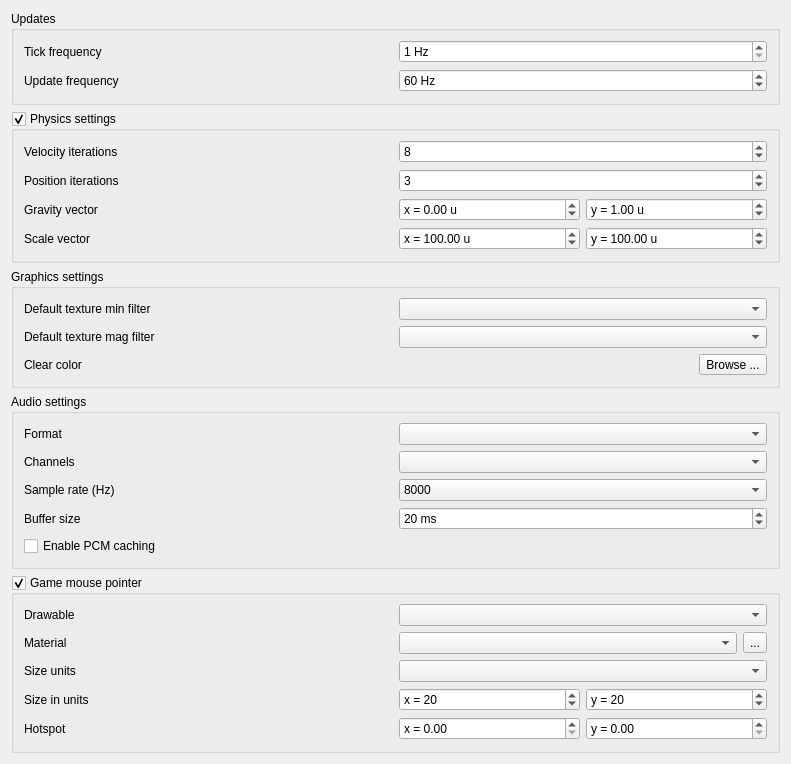
         <widget class="QWidget" name="scrollAreaWidgetContents">
          <property name="geometry">
           <rect>
            <x>0</x>
            <y>0</y>
            <width>791</width>
            <height>685</height>
           </rect>
          </property>
          <layout class="QVBoxLayout" name="verticalLayout_8">
           <item>
            <widget class="QGroupBox" name="groupBox_7">
             <property name="title">
              <string>Updates</string>
             </property>
             <property name="flat">
              <bool>true</bool>
             </property>
             <layout class="QGridLayout" name="gridLayout_9">
              <property name="leftMargin">
               <number>10</number>
              </property>
              <property name="rightMargin">
               <number>10</number>
              </property>
              <property name="bottomMargin">
               <number>10</number>
              </property>
              <item row="1" column="0">
               <widget class="QLabel" name="label_13">
                <property name="text">
                 <string>Update frequency</string>
                </property>
               </widget>
              </item>
              <item row="0" column="0">
               <widget class="QLabel" name="label_14">
                <property name="text">
                 <string>Tick frequency</string>
                </property>
               </widget>
              </item>
              <item row="0" column="1">
               <widget class="QSpinBox" name="ticksPerSecond">
                <property name="sizePolicy">
                 <sizepolicy hsizetype="Preferred" vsizetype="Fixed">
                  <horstretch>0</horstretch>
                  <verstretch>0</verstretch>
                 </sizepolicy>
                </property>
                <property name="suffix">
                 <string> Hz</string>
                </property>
                <property name="minimum">
                 <number>1</number>
                </property>
               </widget>
              </item>
              <item row="1" column="1">
               <widget class="QSpinBox" name="updatesPerSecond">
                <property name="sizePolicy">
                 <sizepolicy hsizetype="Preferred" vsizetype="Fixed">
                  <horstretch>0</horstretch>
                  <verstretch>0</verstretch>
                 </sizepolicy>
                </property>
                <property name="suffix">
                 <string> Hz</string>
                </property>
                <property name="minimum">
                 <number>1</number>
                </property>
                <property name="maximum">
                 <number>100</number>
                </property>
                <property name="value">
                 <number>60</number>
                </property>
               </widget>
              </item>
             </layout>
            </widget>
           </item>
           <item>
            <widget class="QGroupBox" name="grpPhysics">
             <property name="title">
              <string>Physics settings</string>
             </property>
             <property name="flat">
              <bool>true</bool>
             </property>
             <property name="checkable">
              <bool>true</bool>
             </property>
             <layout class="QGridLayout" name="gridLayout_4">
              <property name="leftMargin">
               <number>10</number>
              </property>
              <property name="rightMargin">
               <number>10</number>
              </property>
              <property name="bottomMargin">
               <number>10</number>
              </property>
              <item row="0" column="0">
               <widget class="QLabel" name="label_16">
                <property name="text">
                 <string>Velocity iterations</string>
                </property>
               </widget>
              </item>
              <item row="0" column="1">
               <widget class="QSpinBox" name="numVeloIterations">
                <property name="sizePolicy">
                 <sizepolicy hsizetype="Preferred" vsizetype="Fixed">
                  <horstretch>0</horstretch>
                  <verstretch>0</verstretch>
                 </sizepolicy>
                </property>
                <property name="whatsThis">
                 <string>Higher number of velocity/position iterations improve the accuracy of the physics simulation but at increased computational cost.</string>
                </property>
                <property name="minimum">
                 <number>1</number>
                </property>
                <property name="value">
                 <number>8</number>
                </property>
               </widget>
              </item>
              <item row="1" column="0">
               <widget class="QLabel" name="label_17">
                <property name="text">
                 <string>Position iterations</string>
                </property>
               </widget>
              </item>
              <item row="2" column="1">
               <layout class="QHBoxLayout" name="horizontalLayout_8">
                <item>
                 <widget class="QDoubleSpinBox" name="gravityX">
                  <property name="sizePolicy">
                   <sizepolicy hsizetype="Preferred" vsizetype="Fixed">
                    <horstretch>0</horstretch>
                    <verstretch>0</verstretch>
                   </sizepolicy>
                  </property>
                  <property name="prefix">
                   <string>x = </string>
                  </property>
                  <property name="suffix">
                   <string> u</string>
                  </property>
                  <property name="minimum">
                   <double>-100.000000000000000</double>
                  </property>
                  <property name="maximum">
                   <double>100.000000000000000</double>
                  </property>
                  <property name="singleStep">
                   <double>0.100000000000000</double>
                  </property>
                  <property name="stepType">
                   <enum>QAbstractSpinBox::AdaptiveDecimalStepType</enum>
                  </property>
                  <property name="value">
                   <double>0.000000000000000</double>
                  </property>
                 </widget>
                </item>
                <item>
                 <widget class="QDoubleSpinBox" name="gravityY">
                  <property name="sizePolicy">
                   <sizepolicy hsizetype="Preferred" vsizetype="Fixed">
                    <horstretch>0</horstretch>
                    <verstretch>0</verstretch>
                   </sizepolicy>
                  </property>
                  <property name="prefix">
                   <string>y = </string>
                  </property>
                  <property name="suffix">
                   <string> u</string>
                  </property>
                  <property name="minimum">
                   <double>-100.000000000000000</double>
                  </property>
                  <property name="maximum">
                   <double>100.000000000000000</double>
                  </property>
                  <property name="singleStep">
                   <double>0.100000000000000</double>
                  </property>
                  <property name="stepType">
                   <enum>QAbstractSpinBox::AdaptiveDecimalStepType</enum>
                  </property>
                  <property name="value">
                   <double>1.000000000000000</double>
                  </property>
                 </widget>
                </item>
               </layout>
              </item>
              <item row="2" column="0">
               <widget class="QLabel" name="label_18">
                <property name="text">
                 <string>Gravity vector</string>
                </property>
               </widget>
              </item>
              <item row="3" column="0">
               <widget class="QLabel" name="label_19">
                <property name="text">
                 <string>Scale vector</string>
                </property>
               </widget>
              </item>
              <item row="1" column="1">
               <widget class="QSpinBox" name="numPosIterations">
                <property name="sizePolicy">
                 <sizepolicy hsizetype="Preferred" vsizetype="Fixed">
                  <horstretch>0</horstretch>
                  <verstretch>0</verstretch>
                 </sizepolicy>
                </property>
                <property name="whatsThis">
                 <string>Higher number of velocity/position iterations improve the accuracy of the physics simulation but at increased computational cost.</string>
                </property>
                <property name="minimum">
                 <number>1</number>
                </property>
                <property name="value">
                 <number>3</number>
                </property>
               </widget>
              </item>
              <item row="3" column="1">
               <layout class="QHBoxLayout" name="horizontalLayout_9">
                <item>
                 <widget class="QDoubleSpinBox" name="scaleX">
                  <property name="sizePolicy">
                   <sizepolicy hsizetype="Preferred" vsizetype="Fixed">
                    <horstretch>0</horstretch>
                    <verstretch>0</verstretch>
                   </sizepolicy>
                  </property>
                  <property name="whatsThis">
                   <string>Scale is used to transform units from game world units into physics world units and vice versa. It expresses the number of game units to a physics unit. I.e. 100 game units equals 1 physics unit. (I.e. 1 meter) Box2D works well with physics units from approx 0.1m to 50m.

</string>
                  </property>
                  <property name="prefix">
                   <string>x = </string>
                  </property>
                  <property name="suffix">
                   <string> u</string>
                  </property>
                  <property name="minimum">
                   <double>-1000.000000000000000</double>
                  </property>
                  <property name="maximum">
                   <double>1000.000000000000000</double>
                  </property>
                  <property name="singleStep">
                   <double>0.100000000000000</double>
                  </property>
                  <property name="stepType">
                   <enum>QAbstractSpinBox::AdaptiveDecimalStepType</enum>
                  </property>
                  <property name="value">
                   <double>100.000000000000000</double>
                  </property>
                 </widget>
                </item>
                <item>
                 <widget class="QDoubleSpinBox" name="scaleY">
                  <property name="sizePolicy">
                   <sizepolicy hsizetype="Preferred" vsizetype="Fixed">
                    <horstretch>0</horstretch>
                    <verstretch>0</verstretch>
                   </sizepolicy>
                  </property>
                  <property name="whatsThis">
                   <string>Scale is used to transform units from game world units into physics world units and vice versa. It expresses the number of game units to a physics unit. I.e. 100 game units equals 1 physics unit. (I.e. 1 meter) Box2D works well with physics units from approx 0.1m to 50m.

</string>
                  </property>
                  <property name="prefix">
                   <string>y = </string>
                  </property>
                  <property name="suffix">
                   <string> u</string>
                  </property>
                  <property name="minimum">
                   <double>-1000.000000000000000</double>
                  </property>
                  <property name="maximum">
                   <double>1000.000000000000000</double>
                  </property>
                  <property name="singleStep">
                   <double>0.100000000000000</double>
                  </property>
                  <property name="stepType">
                   <enum>QAbstractSpinBox::AdaptiveDecimalStepType</enum>
                  </property>
                  <property name="value">
                   <double>100.000000000000000</double>
                  </property>
                 </widget>
                </item>
               </layout>
              </item>
             </layout>
            </widget>
           </item>
           <item>
            <widget class="QGroupBox" name="groupBox_3">
             <property name="title">
              <string>Graphics settings</string>
             </property>
             <property name="flat">
              <bool>true</bool>
             </property>
             <layout class="QGridLayout" name="gridLayout_3">
              <property name="leftMargin">
               <number>10</number>
              </property>
              <property name="rightMargin">
               <number>10</number>
              </property>
              <property name="bottomMargin">
               <number>10</number>
              </property>
              <item row="1" column="0">
               <widget class="QLabel" name="label_8">
                <property name="text">
                 <string>Default texture mag filter</string>
                </property>
               </widget>
              </item>
              <item row="0" column="1">
               <widget class="QComboBox" name="cmbMinFilter">
                <property name="sizePolicy">
                 <sizepolicy hsizetype="Preferred" vsizetype="Fixed">
                  <horstretch>0</horstretch>
                  <verstretch>0</verstretch>
                 </sizepolicy>
                </property>
               </widget>
              </item>
              <item row="0" column="0">
               <widget class="QLabel" name="label_7">
                <property name="text">
                 <string>Default texture min filter</string>
                </property>
               </widget>
              </item>
              <item row="2" column="0">
               <widget class="QLabel" name="label_22">
                <property name="text">
                 <string>Clear color</string>
                </property>
               </widget>
              </item>
              <item row="2" column="1">
               <layout class="QHBoxLayout" name="horizontalLayout_4">
                <item>
                 <widget class="color_widgets::ColorSelector" name="clearColor" native="true">
                  <property name="focusPolicy">
                   <enum>Qt::StrongFocus</enum>
                  </property>
                  <property name="color" stdset="0">
                   <color>
                    <red>255</red>
                    <green>255</green>
                    <blue>255</blue>
                   </color>
                  </property>
                  <property name="background" stdset="0">
                   <brush brushstyle="Dense3Pattern">
                    <color alpha="255">
                     <red>128</red>
                     <green>128</green>
                     <blue>128</blue>
                    </color>
                   </brush>
                  </property>
                 </widget>
                </item>
                <item>
                 <widget class="QToolButton" name="btnResetClearColor">
                  <property name="text">
                   <string>Browse ...</string>
                  </property>
                  <property name="icon">
                   <iconset resource="../resource/resource.qrc">
                    <normaloff>:/16x16_ico_png/reset.png</normaloff>:/16x16_ico_png/reset.png</iconset>
                  </property>
                 </widget>
                </item>
               </layout>
              </item>
              <item row="1" column="1">
               <widget class="QComboBox" name="cmbMagFilter"/>
              </item>
             </layout>
            </widget>
           </item>
           <item>
            <widget class="QGroupBox" name="groupBox">
             <property name="title">
              <string>Audio settings</string>
             </property>
             <property name="flat">
              <bool>true</bool>
             </property>
             <layout class="QGridLayout" name="gridLayout_7">
              <property name="leftMargin">
               <number>10</number>
              </property>
              <property name="rightMargin">
               <number>10</number>
              </property>
              <property name="bottomMargin">
               <number>10</number>
              </property>
              <item row="1" column="0">
               <widget class="QLabel" name="label_29">
                <property name="text">
                 <string>Channels</string>
                </property>
               </widget>
              </item>
              <item row="2" column="1">
               <widget class="QComboBox" name="audioSampleRate">
                <item>
                 <property name="text">
                  <string>8000</string>
                 </property>
                </item>
                <item>
                 <property name="text">
                  <string>16000</string>
                 </property>
                </item>
                <item>
                 <property name="text">
                  <string>44100</string>
                 </property>
                </item>
               </widget>
              </item>
              <item row="2" column="0">
               <widget class="QLabel" name="label_30">
                <property name="text">
                 <string>Sample rate (Hz)</string>
                </property>
               </widget>
              </item>
              <item row="0" column="1">
               <widget class="QComboBox" name="audioFormat">
                <property name="sizePolicy">
                 <sizepolicy hsizetype="Preferred" vsizetype="Fixed">
                  <horstretch>0</horstretch>
                  <verstretch>0</verstretch>
                 </sizepolicy>
                </property>
               </widget>
              </item>
              <item row="3" column="1">
               <widget class="QSpinBox" name="audioBufferSize">
                <property name="suffix">
                 <string> ms</string>
                </property>
                <property name="minimum">
                 <number>5</number>
                </property>
                <property name="maximum">
                 <number>500</number>
                </property>
                <property name="stepType">
                 <enum>QAbstractSpinBox::AdaptiveDecimalStepType</enum>
                </property>
                <property name="value">
                 <number>20</number>
                </property>
               </widget>
              </item>
              <item row="0" column="0">
               <widget class="QLabel" name="label_28">
                <property name="text">
                 <string>Format</string>
                </property>
               </widget>
              </item>
              <item row="3" column="0">
               <widget class="QLabel" name="label_31">
                <property name="text">
                 <string>Buffer size</string>
                </property>
               </widget>
              </item>
              <item row="1" column="1">
               <widget class="QComboBox" name="audioChannels"/>
              </item>
              <item row="4" column="0">
               <widget class="QCheckBox" name="audioCaching">
                <property name="text">
                 <string>Enable PCM caching</string>
                </property>
               </widget>
              </item>
             </layout>
            </widget>
           </item>
           <item>
            <widget class="QGroupBox" name="mouse">
             <property name="focusPolicy">
              <enum>Qt::StrongFocus</enum>
             </property>
             <property name="title">
              <string>Game mouse pointer</string>
             </property>
             <property name="flat">
              <bool>true</bool>
             </property>
             <property name="checkable">
              <bool>true</bool>
             </property>
             <layout class="QGridLayout" name="gridLayout_6">
              <property name="leftMargin">
               <number>10</number>
              </property>
              <property name="rightMargin">
               <number>10</number>
              </property>
              <property name="bottomMargin">
               <number>10</number>
              </property>
              <item row="1" column="1">
               <layout class="QHBoxLayout" name="horizontalLayout_5">
                <item>
                 <widget class="QComboBox" name="mouseMaterial"/>
                </item>
                <item>
                 <widget class="QToolButton" name="btnSelectMaterial">
                  <property name="text">
                   <string>...</string>
                  </property>
                  <property name="icon">
                   <iconset resource="../resource/resource.qrc">
                    <normaloff>:/16x16_ico_png/material.png</normaloff>:/16x16_ico_png/material.png</iconset>
                  </property>
                  <property name="arrowType">
                   <enum>Qt::NoArrow</enum>
                  </property>
                 </widget>
                </item>
               </layout>
              </item>
              <item row="0" column="0">
               <widget class="QLabel" name="label_15">
                <property name="sizePolicy">
                 <sizepolicy hsizetype="Preferred" vsizetype="Preferred">
                  <horstretch>0</horstretch>
                  <verstretch>0</verstretch>
                 </sizepolicy>
                </property>
                <property name="text">
                 <string>Drawable</string>
                </property>
               </widget>
              </item>
              <item row="5" column="0">
               <widget class="QLabel" name="label_24">
                <property name="text">
                 <string>Hotspot</string>
                </property>
               </widget>
              </item>
              <item row="3" column="1">
               <widget class="QComboBox" name="mouseUnits"/>
              </item>
              <item row="5" column="1">
               <layout class="QHBoxLayout" name="horizontalLayout_6">
                <item>
                 <widget class="QDoubleSpinBox" name="hotspotX">
                  <property name="prefix">
                   <string>x = </string>
                  </property>
                  <property name="minimum">
                   <double>0.000000000000000</double>
                  </property>
                  <property name="maximum">
                   <double>1.000000000000000</double>
                  </property>
                  <property name="singleStep">
                   <double>0.100000000000000</double>
                  </property>
                  <property name="stepType">
                   <enum>QAbstractSpinBox::AdaptiveDecimalStepType</enum>
                  </property>
                  <property name="value">
                   <double>0.000000000000000</double>
                  </property>
                 </widget>
                </item>
                <item>
                 <widget class="QDoubleSpinBox" name="hotspotY">
                  <property name="prefix">
                   <string>y = </string>
                  </property>
                  <property name="minimum">
                   <double>0.000000000000000</double>
                  </property>
                  <property name="maximum">
                   <double>1.000000000000000</double>
                  </property>
                  <property name="singleStep">
                   <double>0.100000000000000</double>
                  </property>
                  <property name="stepType">
                   <enum>QAbstractSpinBox::AdaptiveDecimalStepType</enum>
                  </property>
                  <property name="value">
                   <double>0.000000000000000</double>
                  </property>
                 </widget>
                </item>
               </layout>
              </item>
              <item row="1" column="0">
               <widget class="QLabel" name="label_23">
                <property name="text">
                 <string>Material</string>
                </property>
               </widget>
              </item>
              <item row="4" column="0">
               <widget class="QLabel" name="label_25">
                <property name="text">
                 <string>Size in units</string>
                </property>
               </widget>
              </item>
              <item row="3" column="0">
               <widget class="QLabel" name="label_5">
                <property name="text">
                 <string>Size units</string>
                </property>
               </widget>
              </item>
              <item row="0" column="1">
               <widget class="QComboBox" name="mouseDrawable">
                <property name="sizePolicy">
                 <sizepolicy hsizetype="Preferred" vsizetype="Fixed">
                  <horstretch>0</horstretch>
                  <verstretch>0</verstretch>
                 </sizepolicy>
                </property>
               </widget>
              </item>
              <item row="4" column="1">
               <layout class="QHBoxLayout" name="horizontalLayout_7">
                <item>
                 <widget class="QSpinBox" name="cursorWidth">
                  <property name="suffix">
                   <string/>
                  </property>
                  <property name="prefix">
                   <string>x = </string>
                  </property>
                  <property name="minimum">
                   <number>1</number>
                  </property>
                  <property name="maximum">
                   <number>256</number>
                  </property>
                  <property name="value">
                   <number>20</number>
                  </property>
                 </widget>
                </item>
                <item>
                 <widget class="QSpinBox" name="cursorHeight">
                  <property name="prefix">
                   <string>y = </string>
                  </property>
                  <property name="minimum">
                   <number>1</number>
                  </property>
                  <property name="maximum">
                   <number>256</number>
                  </property>
                  <property name="value">
                   <number>20</number>
                  </property>
                 </widget>
                </item>
               </layout>
              </item>
             </layout>
            </widget>
           </item>
          </layout>
         </widget>
